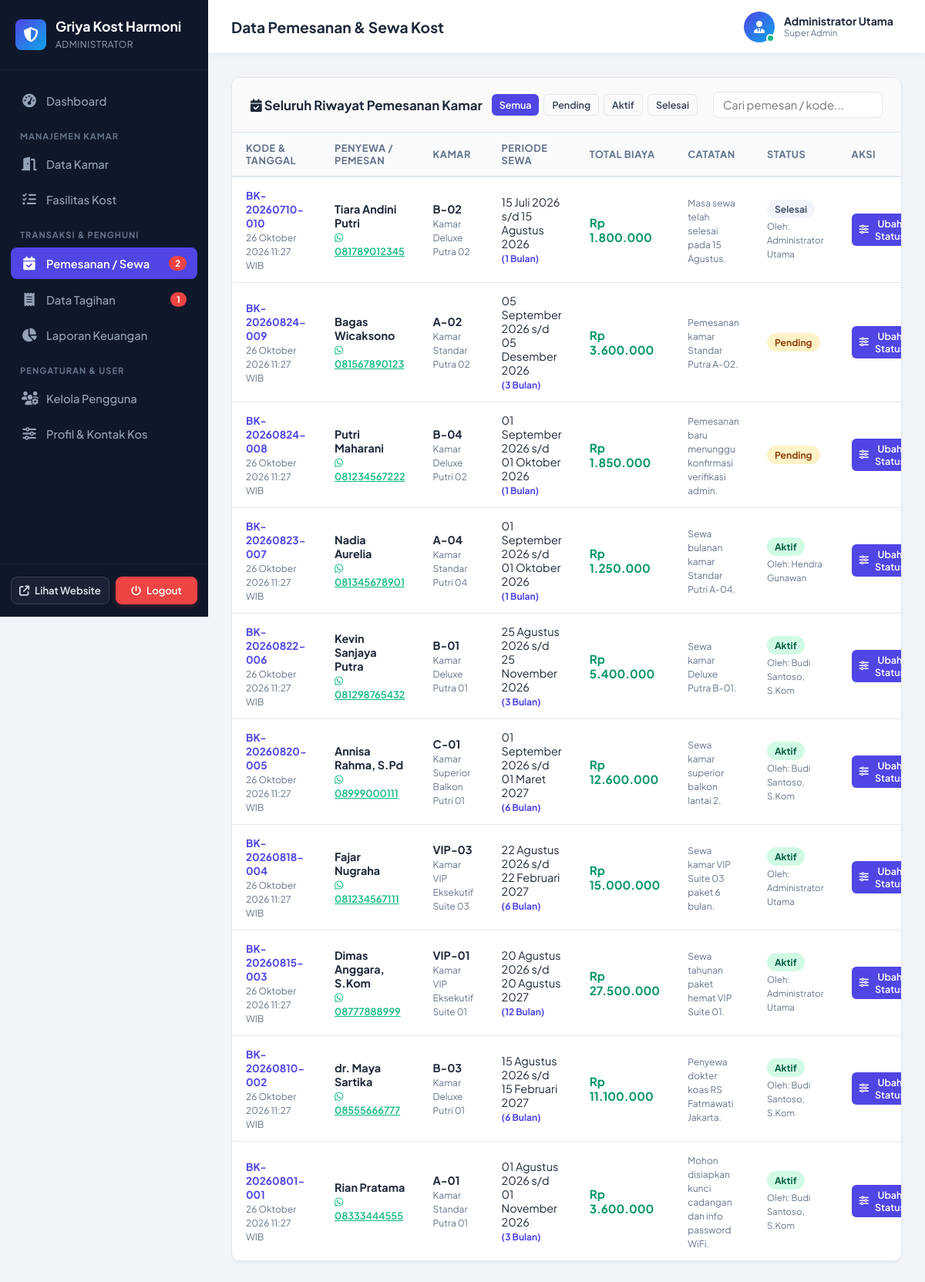
/admin/booking.php (signed in), run on the app's committed database.
### tables this page shows
CREATE TABLE `tbl_pengaturan` (
  `id` int(11) NOT NULL AUTO_INCREMENT,
  `nama_kost` varchar(100) NOT NULL DEFAULT 'Griya Kost Harmoni',
  `slogan` varchar(255) DEFAULT 'Hunian Modern, Bersih, Nyaman, Aman, dan Strategis',
  `logo` varchar(255) DEFAULT 'logo.png',
  `banner` varchar(255) DEFAULT 'banner.jpg',
  `deskripsi` text DEFAULT NULL,
  `alamat` text DEFAULT NULL,
  `kota` varchar(100) DEFAULT 'Jakarta Selatan',
  `no_telepon` varchar(20) DEFAULT '021-88997766',
  `no_wa` varchar(20) DEFAULT '081234567890',
  `email` varchar(100) DEFAULT 'kontak@griyakostharmoni.com',
  `nama_bank` varchar(50) DEFAULT 'Bank BCA',
  `no_rekening` varchar(50) DEFAULT '8830129841',
  `atas_nama` varchar(100) DEFAULT 'Griya Kost Harmoni',
  `qris_image` varchar(255) DEFAULT NULL,
  `updated_at` timestamp NOT NULL DEFAULT CURRENT_TIMESTAMP ON UPDATE CURRENT_TIMESTAMP,
  PRIMARY KEY (`id`)
);

CREATE TABLE `tbl_users` (
  `id_user` int(11) NOT NULL AUTO_INCREMENT,
  `username` varchar(50) NOT NULL UNIQUE,
  `password` varchar(255) NOT NULL,
  `nama_lengkap` varchar(100) NOT NULL,
  `email` varchar(100) NOT NULL UNIQUE,
  `no_hp` varchar(20) NOT NULL,
  `role` enum('admin','petugas','pengunjung') NOT NULL DEFAULT 'pengunjung',
  `foto` varchar(255) DEFAULT 'default_user.png',
  `alamat_asal` text DEFAULT NULL,
  `pekerjaan` varchar(100) DEFAULT 'Mahasiswa / Karyawan',
  `no_ktp` varchar(30) DEFAULT NULL,
  `status_aktif` enum('aktif','nonaktif') NOT NULL DEFAULT 'aktif',
  `created_at` timestamp NOT NULL DEFAULT CURRENT_TIMESTAMP,
  PRIMARY KEY (`id_user`)
);

CREATE TABLE `tbl_booking` (
  `id_booking` int(11) NOT NULL AUTO_INCREMENT,
  `kode_booking` varchar(30) NOT NULL UNIQUE,
  `id_user` int(11) NOT NULL,
  `id_kamar` int(11) NOT NULL,
  `tgl_booking` timestamp NOT NULL DEFAULT CURRENT_TIMESTAMP,
  `tgl_mulai_sewa` date NOT NULL,
  `durasi_bulan` int(11) NOT NULL DEFAULT 1,
  `tgl_selesai_sewa` date NOT NULL,
  `total_biaya` decimal(12,2) NOT NULL,
  `catatan` text DEFAULT NULL,
  `status_booking` enum('pending','disetujui','ditolak','aktif','selesai','dibatalkan') NOT NULL DEFAULT 'pending',
  `diverifikasi_oleh` int(11) DEFAULT NULL,
  `tgl_verifikasi` datetime DEFAULT NULL,
  PRIMARY KEY (`id_booking`),
  KEY `fk_booking_user` (`id_user`),
  KEY `fk_booking_kamar` (`id_kamar`),
  CONSTRAINT `fk_booking_user` FOREIGN KEY (`id_user`) REFERENCES `tbl_users` (`id_user`) ON DELETE CASCADE,
  CONSTRAINT `fk_booking_kamar` FOREIGN KEY (`id_kamar`) REFERENCES `tbl_kamar` (`id_kamar`) ON DELETE CASCADE
);

CREATE TABLE `tbl_kamar` (
  `id_kamar` int(11) NOT NULL AUTO_INCREMENT,
  `id_kategori` int(11) NOT NULL,
  `nomor_kamar` varchar(20) NOT NULL UNIQUE,
  `nama_kamar` varchar(100) NOT NULL,
  `lantai` int(11) NOT NULL DEFAULT 1,
  `ukuran` varchar(20) NOT NULL DEFAULT '3x4 meter',
  `harga_per_bulan` decimal(12,2) NOT NULL,
  `harga_per_tahun` decimal(12,2) DEFAULT NULL,
  `harga_per_hari` decimal(12,2) DEFAULT NULL,
  `status` enum('tersedia','terisi','renovasi') NOT NULL DEFAULT 'tersedia',
  `foto_utama` varchar(255) DEFAULT 'kamar_default.jpg',
  `deskripsi` text DEFAULT NULL,
  `created_at` timestamp NOT NULL DEFAULT CURRENT_TIMESTAMP,
  PRIMARY KEY (`id_kamar`),
  KEY `fk_kamar_kategori` (`id_kategori`),
  CONSTRAINT `fk_kamar_kategori` FOREIGN KEY (`id_kategori`) REFERENCES `tbl_kategori_kamar` (`id_kategori`) ON DELETE CASCADE
);

### admin/booking.php (the view, shortened to what the rows shown need)
<?php
require_once __DIR__ . '/../koneksi.php';
require_once __DIR__ . '/../config/helper.php';
$where = "WHERE 1=1";
$booking_list = mysqli_query($conn, "SELECT b.*, u.nama_lengkap, u.no_hp, u.email, k.nomor_kamar, k.nama_kamar, k.harga_per_bulan, v.nama_lengkap as verifikator_nama
                                     FROM tbl_booking b
                                     JOIN tbl_users u ON b.id_user = u.id_user
                                     JOIN tbl_kamar k ON b.id_kamar = k.id_kamar
                                     LEFT JOIN tbl_users v ON b.diverifikasi_oleh = v.id_user
                                     $where ORDER BY b.id_booking DESC");
require_once __DIR__ . '/header.php';
?>
<div class="card">
    <div class="card-body" style="padding: 0;">
        <div class="table-responsive">
            <table class="data-table" id="bookingTable">
                <thead>
                    <tr>
                        <th>Kode & Tanggal</th>
                        <th>Penyewa / Pemesan</th>
                        <th>Kamar</th>
                        <th>Periode Sewa</th>
                        <th>Total Biaya</th>
                        <th>Catatan</th>
                        <th>Status</th>
                        <th>Aksi</th>
                    </tr>
                </thead>
                <tbody>
                    <?php if ($booking_list && mysqli_num_rows($booking_list) > 0): ?>
                        <?php while ($b = mysqli_fetch_assoc($booking_list)):
                            $statusBadges = [
                                'pending' => 'badge-warning',
                                'disetujui' => 'badge-info',
                                'aktif' => 'badge-success',
                                'selesai' => 'badge-secondary',
                                'ditolak' => 'badge-danger',
                                'dibatalkan' => 'badge-danger'
                            ][$b['status_booking']] ?? 'badge-secondary';
                        ?>
                            <tr>
                                <td>
                                    <b style="color: var(--adm-primary); font-size: 0.85rem;"><?= htmlspecialchars($b['kode_booking']) ?></b><br>
                                    <small style="color: var(--adm-muted);"><?= tgl_jam_indo($b['tgl_booking']) ?></small>
                                </td>
                                <td>
                                    <b><?= htmlspecialchars($b['nama_lengkap']) ?></b><br>
                                    <a href="https://wa.me/<?= preg_replace('/[^0-9]/', '', $b['no_hp']) ?>?text=Halo%20<?= urlencode($b['nama_lengkap']) ?>,%20mengenai%20booking%20kost%20<?= urlencode($b['kode_booking']) ?>" target="_blank" style="color: #10b981; font-size: 0.8rem; font-weight: 600;">
                                        <i class="fa-brands fa-whatsapp"></i> <?= htmlspecialchars($b['no_hp']) ?>
                                    </a>
                                </td>
                                <td>
                                    <b><?= htmlspecialchars($b['nomor_kamar']) ?></b><br>
                                    <small style="color: var(--adm-muted);"><?= htmlspecialchars($b['nama_kamar']) ?></small>
                                </td>
                                <td>
                                    <span><?= tgl_indo($b['tgl_mulai_sewa']) ?></span> s/d <span><?= tgl_indo($b['tgl_selesai_sewa']) ?></span><br>
                                    <small style="font-weight: 700; color: var(--adm-primary);">(<?= $b['durasi_bulan'] ?> Bulan)</small>
                                </td>
                                <td>
                                    <b style="font-size: 0.95rem; color: #059669;"><?= format_rupiah($b['total_biaya']) ?></b>
                                </td>
                                <td>
                                    <small style="color: var(--adm-muted);"><?= htmlspecialchars($b['catatan'] ?? '-') ?></small>
                                </td>
                                <td>
                                    <span class="badge <?= $statusBadges ?>"><?= ucfirst($b['status_booking']) ?></span>
                                    <?php if (!empty($b['verifikator_nama'])): ?>
                                        <br><small style="font-size: 0.72rem; color: var(--adm-muted);">Oleh: <?= htmlspecialchars($b['verifikator_nama']) ?></small>
                                    <?php endif; ?>
                                </td>
                                <td>
                                    <button type="button" class="btn btn-primary btn-sm" onclick='modalUbahStatus(<?= json_encode($b) ?>)'>
                                        <i class="fa-solid fa-sliders"></i> Ubah Status
                                    </button>
                                </td>
                            </tr>
                        <?php endwhile; ?>
                    <?php else: ?>
                        <tr><td colspan="8" style="text-align: center; color: var(--adm-muted);">Tidak ada data pemesanan kamar.</td></tr>
                    <?php endif; ?>
                </tbody>
            </table>
        </div>
    </div>
</div>
<?php require_once __DIR__ . '/footer.php'; ?>

### admin/header.php (shortened to what the rows shown need)
<?php
require_once __DIR__ . '/../koneksi.php';
require_once __DIR__ . '/../config/helper.php';
$profil = get_profil_kost($conn);
$curr_user = get_current_user_data($conn);
?>
<!DOCTYPE html>
<html lang="id">
<head>
    <link rel="stylesheet" href="../assets/css/admin.css?v=<?= time() ?>">
    <link rel="stylesheet" href="https://cdnjs.cloudflare.com/ajax/libs/font-awesome/6.4.0/css/all.min.css">
</head>
<body>
<div class="admin-layout">
    <aside class="sidebar">
        <div class="sidebar-header">
            <div>
                <h2 class="sidebar-title"><?= htmlspecialchars($profil['nama_kost']) ?></h2>
                <span class="sidebar-subtitle">Administrator</span>
            </div>
        </div>
    </aside>
    <div class="main-wrapper">
        <header class="topbar">
            <div class="topbar-right">
                <div class="user-profile-btn" style="cursor: default;">
                    <div class="user-info">
                        <span class="user-name"><?= htmlspecialchars($curr_user['nama_lengkap'] ?? 'Admin') ?></span>
                        <span class="user-role-badge">Super Admin</span>
                    </div>
                </div>
            </div>
        </header>
        <main class="page-content">

### data on the page
tbl_pengaturan: nama_kost "Griya Kost Harmoni"
tbl_users: nama_lengkap "Administrator Utama"
tbl_booking: kode_booking "BK-20260710-010", tgl_booking "26 Oktober 2026 11:27 WIB", id_user.nama_lengkap "Tiara Andini Putri", id_user.no_hp "081789012345", id_kamar.nomor_kamar "B-02", id_kamar.nama_kamar "Kamar Deluxe Putra 02", tgl_mulai_sewa "15 Juli 2026", tgl_selesai_sewa "15 Agustus 2026", durasi_bulan "1", total_biaya "Rp 1.800.000", catatan "Masa sewa telah selesai pada 15 Agustus.", status_booking "Selesai", tbl_users.nama_lengkap "Administrator Utama"
tbl_booking: kode_booking "BK-20260824-009", tgl_booking "26 Oktober 2026 11:27 WIB", id_user.nama_lengkap "Bagas Wicaksono", id_user.no_hp "081567890123", id_kamar.nomor_kamar "A-02", id_kamar.nama_kamar "Kamar Standar Putra 02", tgl_mulai_sewa "05 September 2026", tgl_selesai_sewa "05 Desember 2026", durasi_bulan "3", total_biaya "Rp 3.600.000", catatan "Pemesanan kamar Standar Putra A-02.", status_booking "Pending"
tbl_booking: kode_booking "BK-20260824-008", tgl_booking "26 Oktober 2026 11:27 WIB", id_user.nama_lengkap "Putri Maharani", id_user.no_hp "081234567222", id_kamar.nomor_kamar "B-04", id_kamar.nama_kamar "Kamar Deluxe Putri 02", tgl_mulai_sewa "01 September 2026", tgl_selesai_sewa "01 Oktober 2026", durasi_bulan "1", total_biaya "Rp 1.850.000", catatan "Pemesanan baru menunggu konfirmasi verifikasi admin.", status_booking "Pending"
tbl_booking: kode_booking "BK-20260823-007", tgl_booking "26 Oktober 2026 11:27 WIB", id_user.nama_lengkap "Nadia Aurelia", id_user.no_hp "081345678901", id_kamar.nomor_kamar "A-04", id_kamar.nama_kamar "Kamar Standar Putri 04", tgl_mulai_sewa "01 September 2026", tgl_selesai_sewa "01 Oktober 2026", durasi_bulan "1", total_biaya "Rp 1.250.000", catatan "Sewa bulanan kamar Standar Putri A-04.", status_booking "Aktif", tbl_users.nama_lengkap "Hendra Gunawan"
tbl_booking: kode_booking "BK-20260822-006", tgl_booking "26 Oktober 2026 11:27 WIB", id_user.nama_lengkap "Kevin Sanjaya Putra", id_user.no_hp "081298765432", id_kamar.nomor_kamar "B-01", id_kamar.nama_kamar "Kamar Deluxe Putra 01", tgl_mulai_sewa "25 Agustus 2026", tgl_selesai_sewa "25 November 2026", durasi_bulan "3", total_biaya "Rp 5.400.000", catatan "Sewa kamar Deluxe Putra B-01.", status_booking "Aktif", tbl_users.nama_lengkap "Budi Santoso, S.Kom"
tbl_booking: kode_booking "BK-20260820-005", tgl_booking "26 Oktober 2026 11:27 WIB", id_user.nama_lengkap "Annisa Rahma, S.Pd", id_user.no_hp "08999000111", id_kamar.nomor_kamar "C-01", id_kamar.nama_kamar "Kamar Superior Balkon Putri 01", tgl_mulai_sewa "01 September 2026", tgl_selesai_sewa "01 Maret 2027", durasi_bulan "6", total_biaya "Rp 12.600.000", catatan "Sewa kamar superior balkon lantai 2.", status_booking "Aktif", tbl_users.nama_lengkap "Budi Santoso, S.Kom"
tbl_booking: kode_booking "BK-20260818-004", tgl_booking "26 Oktober 2026 11:27 WIB", id_user.nama_lengkap "Fajar Nugraha", id_user.no_hp "081234567111", id_kamar.nomor_kamar "VIP-03", id_kamar.nama_kamar "Kamar VIP Eksekutif Suite 03", tgl_mulai_sewa "22 Agustus 2026", tgl_selesai_sewa "22 Februari 2027", durasi_bulan "6", total_biaya "Rp 15.000.000", catatan "Sewa kamar VIP Suite 03 paket 6 bulan.", status_booking "Aktif", tbl_users.nama_lengkap "Administrator Utama"
tbl_booking: kode_booking "BK-20260815-003", tgl_booking "26 Oktober 2026 11:27 WIB", id_user.nama_lengkap "Dimas Anggara, S.Kom", id_user.no_hp "08777888999", id_kamar.nomor_kamar "VIP-01", id_kamar.nama_kamar "Kamar VIP Eksekutif Suite 01", tgl_mulai_sewa "20 Agustus 2026", tgl_selesai_sewa "20 Agustus 2027", durasi_bulan "12", total_biaya "Rp 27.500.000", catatan "Sewa tahunan paket hemat VIP Suite 01.", status_booking "Aktif", tbl_users.nama_lengkap "Administrator Utama"
tbl_booking: kode_booking "BK-20260810-002", tgl_booking "26 Oktober 2026 11:27 WIB", id_user.nama_lengkap "dr. Maya Sartika", id_user.no_hp "08555666777", id_kamar.nomor_kamar "B-03", id_kamar.nama_kamar "Kamar Deluxe Putri 01", tgl_mulai_sewa "15 Agustus 2026", tgl_selesai_sewa "15 Februari 2027", durasi_bulan "6", total_biaya "Rp 11.100.000", catatan "Penyewa dokter koas RS Fatmawati Jakarta.", status_booking "Aktif", tbl_users.nama_lengkap "Budi Santoso, S.Kom"
tbl_booking: kode_booking "BK-20260801-001", tgl_booking "26 Oktober 2026 11:27 WIB", id_user.nama_lengkap "Rian Pratama", id_user.no_hp "08333444555", id_kamar.nomor_kamar "A-01", id_kamar.nama_kamar "Kamar Standar Putra 01", tgl_mulai_sewa "01 Agustus 2026", tgl_selesai_sewa "01 November 2026", durasi_bulan "3", total_biaya "Rp 3.600.000", catatan "Mohon disiapkan kunci cadangan dan info password WiFi.", status_booking "Aktif", tbl_users.nama_lengkap "Budi Santoso, S.Kom"

### other printed values
$pending_booking "2"
$pending_bayar "1"
$page_title "Data Pemesanan & Sewa Kost"
